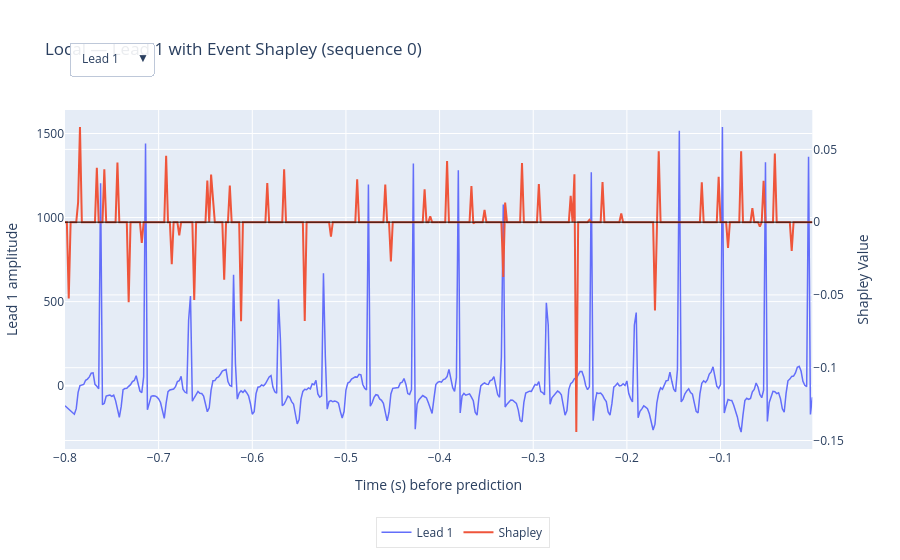

Notebook source saved alongside this figure:
### Markdown cell above
Overlay one ECG lead with local event Shapley

### Code cell
seq_id = 0
lead0  = 0
FS     = 500

# time + data
t   = np.arange(-K, 0) / FS
Xi  = x_batch[seq_id:seq_id+1, -K:, :]           # (1, K, 12)
ecg_by_lead = [Xi[0, :, i] for i in range(Xi.shape[2])]

# shapley aligned
sh = ev_i["Shapley Value"].to_numpy()
if len(sh) < len(t):
    sh = np.pad(sh, (len(t)-len(sh), 0), mode="edge")
elif len(sh) > len(t):
    sh = sh[-len(t):]

# base fig
fig = make_subplots(specs=[[{"secondary_y": True}]])
fig.add_trace(
    go.Scatter(x=t, y=ecg_by_lead[lead0], name=f"Lead {lead0+1}",
               mode="lines", line=dict(width=1.5),
               hovertemplate="t=%{x:.3f}s<br>ECG=%{y:.4f}<extra></extra>"),
    secondary_y=False
)
fig.add_trace(
    go.Scatter(x=t, y=sh, name="Shapley",
               mode="lines", line=dict(width=2),
               hovertemplate="t=%{x:.3f}s<br>Shapley=%{y:.5f}<extra></extra>"),
    secondary_y=True
)
fig.add_hline(y=0, line_width=1, line_color="black", secondary_y=True)

# dropdown buttons: update ECG trace (0), y-axis title, and the figure title
buttons = []
for i in range(len(ecg_by_lead)):
    buttons.append(dict(
        label=f"Lead {i+1}",
        method="update",
        args=[
            # (traces keep order): update y of trace0 and trace1, and trace0 name
            {"y": [ecg_by_lead[i], sh], "name": [f"Lead {i+1}", "Shapley"]},
            # update left y-axis title and figure title text
            {"yaxis": {"title": f"Lead {i+1} amplitude"},
             "title": {"text": f"Local — Lead {i+1} with Event Shapley (sequence {seq_id})"}}
        ],
    ))

fig.update_layout(
    # put dropdown top-left; increase top margin so nothing overlaps
    updatemenus=[dict(
        type="dropdown",
        direction="down",
        x=0.005, xanchor="left",
        y=1.20,  yanchor="top",
        buttons=buttons,
        showactive=True,
        bgcolor="rgba(255,255,255,0.9)"
    )],
    title={"text": f"Local — Lead {lead0+1} with Event Shapley (sequence {seq_id})"},
    margin=dict(l=50, r=40, t=110, b=80),
    # legend below the chart so it never collides with the dropdown
    legend=dict(
        orientation="h",
        x=0.5, xanchor="center",
        y=-0.2, yanchor="top",
        bgcolor="rgba(255,255,255,0.6)",
        bordercolor="rgba(0,0,0,0.1)", borderwidth=1
    ),
    hovermode="x unified"
)
fig.update_xaxes(title_text="Time (s) before prediction", zeroline=False)
fig.update_yaxes(title_text=f"Lead {lead0+1} amplitude", secondary_y=False)
fig.update_yaxes(title_text="Shapley Value", secondary_y=True, zeroline=False)

fig.show()
# fig.write_html("local_overlay_dropdown_clean.html")

### Figure 1 — Plotly figure (JSON) as saved in the notebook; plotly's stock layout.template omitted (floating-point values rounded to 4 significant figures; data arrays with more than 128 entries replaced by an {"elided": "..."} marker saying what was removed)
{"data": [{"hovertemplate": "t=%{x:.3f}s<br>ECG=%{y:.4f}<extra></extra>", "line": {"width": 1.5}, "mode": "lines", "name": "Lead 1", "type": "scatter", "x": {"elided": "400 float values"}, "xaxis": "x", "y": {"elided": "400 int values"}, "yaxis": "y"}, {"hovertemplate": "t=%{x:.3f}s<br>Shapley=%{y:.5f}<extra></extra>", "line": {"width": 2}, "mode": "lines", "name": "Shapley", "type": "scatter", "x": {"elided": "400 float values"}, "xaxis": "x", "y": {"elided": "400 float values"}, "yaxis": "y2"}], "layout": {"hovermode": "x unified", "legend": {"bgcolor": "rgba(255,255,255,0.6)", "bordercolor": "rgba(0,0,0,0.1)", "borderwidth": 1, "orientation": "h", "x": 0.5, "xanchor": "center", "y": -0.2, "yanchor": "top"}, "margin": {"b": 80, "l": 50, "r": 40, "t": 110}, "shapes": [{"line": {"color": "black", "width": 1}, "type": "line", "x0": 0, "x1": 1, "xref": "x domain", "y0": 0, "y1": 0, "yref": "y2"}], "title": {"text": "Local — Lead 1 with Event Shapley (sequence 0)"}, "updatemenus": [{"bgcolor": "rgba(255,255,255,0.9)", "buttons": [{"args": [{"name": ["Lead 1", "Shapley"], "y": {"elided": "2x400 float values"}}, {"title": {"text": "Local — Lead 1 with Event Shapley (sequence 0)"}, "yaxis": {"title": "Lead 1 amplitude"}}], "label": "Lead 1", "method": "update"}, {"args": [{"name": ["Lead 2", "Shapley"], "y": {"elided": "2x400 float values"}}, {"title": {"text": "Local — Lead 2 with Event Shapley (sequence 0)"}, "yaxis": {"title": "Lead 2 amplitude"}}], "label": "Lead 2", "method": "update"}, {"args": [{"name": ["Lead 3", "Shapley"], "y": {"elided": "2x400 float values"}}, {"title": {"text": "Local — Lead 3 with Event Shapley (sequence 0)"}, "yaxis": {"title": "Lead 3 amplitude"}}], "label": "Lead 3", "method": "update"}, {"args": [{"name": ["Lead 4", "Shapley"], "y": {"elided": "2x400 float values"}}, {"title": {"text": "Local — Lead 4 with Event Shapley (sequence 0)"}, "yaxis": {"title": "Lead 4 amplitude"}}], "label": "Lead 4", "method": "update"}, {"args": [{"name": ["Lead 5", "Shapley"], "y": {"elided": "2x400 float values"}}, {"title": {"text": "Local — Lead 5 with Event Shapley (sequence 0)"}, "yaxis": {"title": "Lead 5 amplitude"}}], "label": "Lead 5", "method": "update"}, {"args": [{"name": ["Lead 6", "Shapley"], "y": {"elided": "2x400 float values"}}, {"title": {"text": "Local — Lead 6 with Event Shapley (sequence 0)"}, "yaxis": {"title": "Lead 6 amplitude"}}], "label": "Lead 6", "method": "update"}, {"args": [{"name": ["Lead 7", "Shapley"], "y": {"elided": "2x400 float values"}}, {"title": {"text": "Local — Lead 7 with Event Shapley (sequence 0)"}, "yaxis": {"title": "Lead 7 amplitude"}}], "label": "Lead 7", "method": "update"}, {"args": [{"name": ["Lead 8", "Shapley"], "y": {"elided": "2x400 float values"}}, {"title": {"text": "Local — Lead 8 with Event Shapley (sequence 0)"}, "yaxis": {"title": "Lead 8 amplitude"}}], "label": "Lead 8", "method": "update"}, {"args": [{"name": ["Lead 9", "Shapley"], "y": {"elided": "2x400 float values"}}, {"title": {"text": "Local — Lead 9 with Event Shapley (sequence 0)"}, "yaxis": {"title": "Lead 9 amplitude"}}], "label": "Lead 9", "method": "update"}, {"args": [{"name": ["Lead 10", "Shapley"], "y": {"elided": "2x400 float values"}}, {"title": {"text": "Local — Lead 10 with Event Shapley (sequence 0)"}, "yaxis": {"title": "Lead 10 amplitude"}}], "label": "Lead 10", "method": "update"}, {"args": [{"name": ["Lead 11", "Shapley"], "y": {"elided": "2x400 float values"}}, {"title": {"text": "Local — Lead 11 with Event Shapley (sequence 0)"}, "yaxis": {"title": "Lead 11 amplitude"}}], "label": "Lead 11", "method": "update"}, {"args": [{"name": ["Lead 12", "Shapley"], "y": {"elided": "2x400 float values"}}, {"title": {"text": "Local — Lead 12 with Event Shapley (sequence 0)"}, "yaxis": {"title": "Lead 12 amplitude"}}], "label": "Lead 12", "method": "update"}], "direction": "down", "showactive": true, "type": "dropdown", "x": 0.005, "xanchor": "left", "y": 1.2, "yanchor": "top"}], "xaxis": {"anchor": "y", "domain": [0, 0.94], "title": {"text": "Time (s) before prediction"}, "zeroline": false}, "yaxis": {"anchor": "x", "domain": [0, 1], "title": {"text": "Lead 1 amplitude"}}, "yaxis2": {"anchor": "x", "overlaying": "y", "side": "right", "title": {"text": "Shapley Value"}, "zeroline": false}}}
